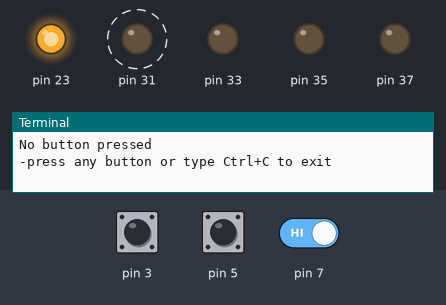
Bench run of a program on a simulated Raspberry Pi (header pin numbers). Shown: output pins drawn as LEDs (lit = HIGH), the last lines printed to the terminal. Dashed ring = blinking. The test bench sets the inputs (shaded band); at power-on: pin 7 HIGH, pin 3 HIGH, pin 5 HIGH.

Above: at 1.2 s.
1.3 s: pin 7 driven LOW
At 1.65 s:
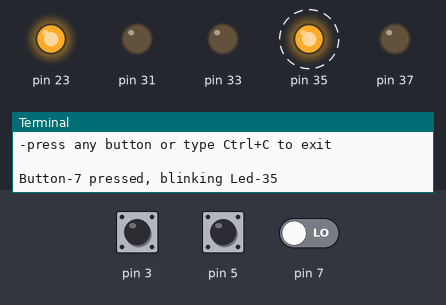
4.8 s: pin 3 pulled LOW for 1 s
At 5.05 s:
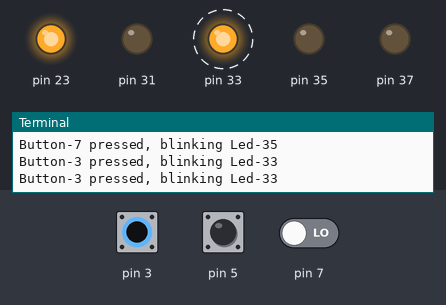
8.3 s: pin 5 pulled LOW for 1 s
At 8.46 s:
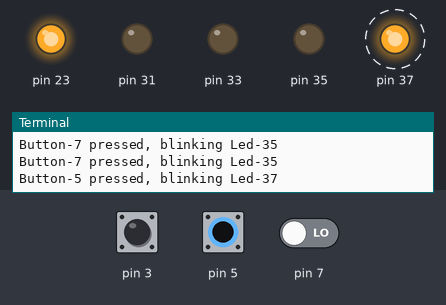
11.8 s: pin 5 pulled LOW for 3.2 s
At 12.07 s:
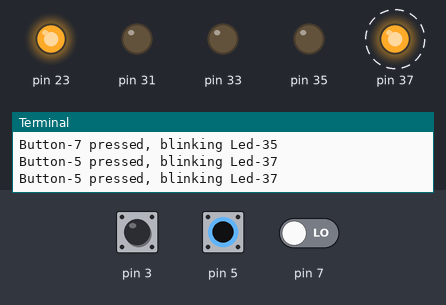
16.5 s: pin 3 pulled LOW for 3.2 s
At 19.88 s:
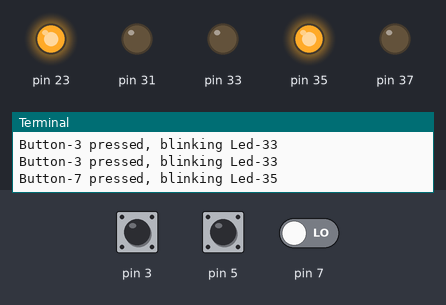
Timing chart, 0 to 22.2 s (numbered marks = the images above; inputs shaded):
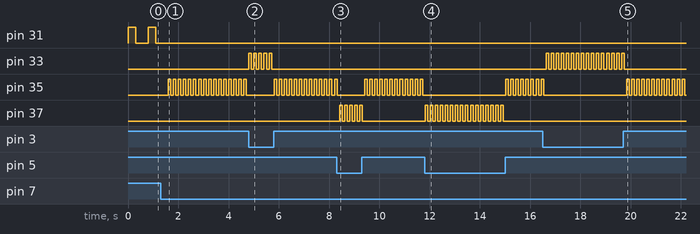

The program:

gpio.py
```python
import RPi.GPIO as gpio
import time
# All code in the try block for error handling
try:
    # Disable GPIO warnings
    gpio.setwarnings(False)
    # Pins board reference (1-40)
    gpio.setmode(gpio.BOARD)
    # Set output
    gpio.setup(23, gpio.OUT, initial=gpio.LOW)
    gpio.setup(31, gpio.OUT, initial=gpio.LOW)
    gpio.setup(33, gpio.OUT, initial=gpio.LOW)
    gpio.setup(35, gpio.OUT, initial=gpio.LOW)
    gpio.setup(37, gpio.OUT, initial=gpio.LOW)
    # Set input
    gpio.setup(3, gpio.IN)
    gpio.setup(5, gpio.IN)
    gpio.setup(7, gpio.IN)

    # Started signal
    gpio.output(23, 1)

    while 1:

        if gpio.input(3) == False:
            print("Button-3 pressed, blinking Led-33")
            gpio.output(33, 1)
            time.sleep(0.1)
            gpio.output(33, 0)
            time.sleep(0.1)

        elif gpio.input(5) == False:
            print("Button-5 pressed, blinking Led-37")
            gpio.output(37, 1)
            time.sleep(0.1)
            gpio.output(37, 0)
            time.sleep(0.1)

        elif gpio.input(7) == False:
            print("Button-7 pressed, blinking Led-35")
            gpio.output(35, 1)
            time.sleep(0.1)
            gpio.output(35, 0)
            time.sleep(0.1)
        else:
            print("No button pressed")
            print("-press any button or type Ctrl+C to exit\n")
            gpio.output(31, 1)
            time.sleep(0.3)
            gpio.output(31, 0)
            time.sleep(0.5)

# If you press Ctrl+C, execute what is in 'except' and go to 'finally'
except KeyboardInterrupt:
    print ("\nYou left the program")
finally:
    print ("Cleaning up GPIO...")
    gpio.cleanup()
    print ("Bye!")
```

Measured:
- after the input at 1.3 s, pin 31: stops changing and stays LOW; pin 35: alternates HIGH for 0.10 s and LOW for 0.10 s, starting after 0.30 s
- after the input at 4.8 s, pin 33: alternates HIGH for 0.10 s and LOW for 0.10 s, 10 changes in all, then stays LOW, starting at once
- after the input at 8.3 s, pin 37: alternates HIGH for 0.10 s and LOW for 0.10 s, 10 changes in all, then stays LOW, starting after 0.12 s
- after the input at 11.8 s, pin 37: alternates HIGH for 0.10 s and LOW for 0.10 s, 32 changes in all, then stays LOW, starting at once
- after the input at 16.5 s, pin 33: alternates HIGH for 0.10 s and LOW for 0.10 s, 32 changes in all, then stays LOW, starting after 0.13 s
- by itself, pin 31: alternates HIGH for 0.30 s and LOW for 0.50 s
